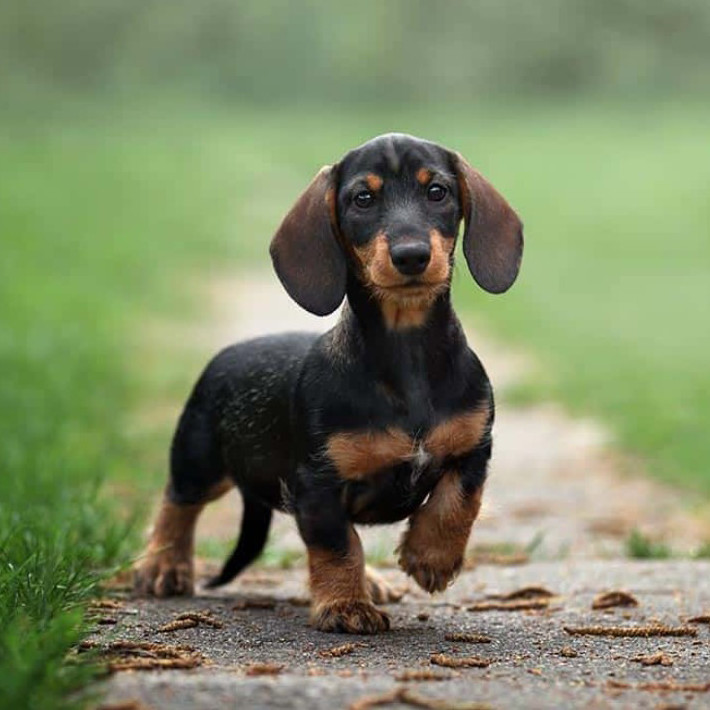
#> input picture images/dog.jpg, 710 x 710 px, found by its file name
$ jupyter execute --allow-errors resnet_inference.ipynb
#> lines starting #> are read from the running program, lines starting #| are printed output that depends on the picture
[cell 1]
import requests
import numpy as np
import cv2
import base64
import json
import matplotlib.pyplot as plt
from PIL import Image, ImageDraw, ImageFont

[cell 2]
import numpy as np
import cv2
import json
import requests

def infer_image(image_path: str, triton_url: str, input_name: str, output_name: str) -> np.ndarray:
    """
    Performs inference on an image using a Triton server.

    Args:
        image_path (str): Path to the image.
        triton_url (str): URL of the Triton server.
        input_name (str): Name of the input tensor in Triton.
        output_name (str): Name of the output tensor in Triton.

    Returns:
        np.ndarray: Results of the inference.
    """
#> called with image_path = 'dog.jpg', input_name = 'INPUT__0', output_name = 'OUTPUT__0'
    # Load the image
    img = cv2.imread(image_path)
#> img is the input picture: shape (710, 710, 3); mean B, G, R 101, 135.3, 125

    # Preprocess the image
    img = img / 255.0
    img = cv2.resize(img, (256, 256))
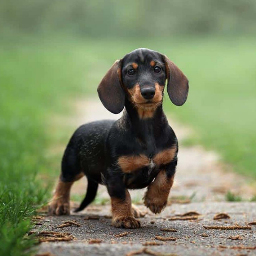
#> img: shape (256, 256, 3) float64; mean B, G, R 0.396, 0.531, 0.49
    h, w = img.shape[:2]
#> h = 256; w = 256
    y0 = (h - 224) // 2
#> y0 = 16
    x0 = (w - 224) // 2
#> x0 = 16
    img = img[y0:y0 + 224, x0:x0 + 224, :]
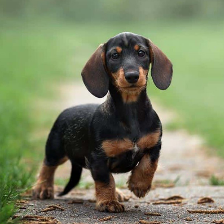
#> img: shape (224, 224, 3) float64; mean B, G, R 0.388, 0.517, 0.484
    img = (img - [0.485, 0.456, 0.406]) / [0.229, 0.224, 0.225]
    img = np.transpose(img, axes=[2, 0, 1])
    img = img.astype(np.float32)
    img = np.expand_dims(img, axis=0)

    # Flatten the image for the payload
    img_flatten = img.flatten()

    # Create the payload for the request
    data = {
        "inputs": [
            {
                "name": input_name,
                "shape": list(img.shape),
                "datatype": "FP32",
                "data": img_flatten.tolist()
            }
        ],
        "outputs": [
            {
                "name": output_name
            }
        ]
    }

    inference_json = json.dumps(data)

    # Send the request to Triton
    response = requests.post(f"{triton_url}", data=inference_json)

    # Check the response
    if response.status_code != 200:
        raise Exception(f"Error during request: {response.text}")

    # Get the results
    result = np.array(response.json()['outputs'][0]['data'])

    return result

$ run again, with images/elephant.jpg copied over images/dog.jpg
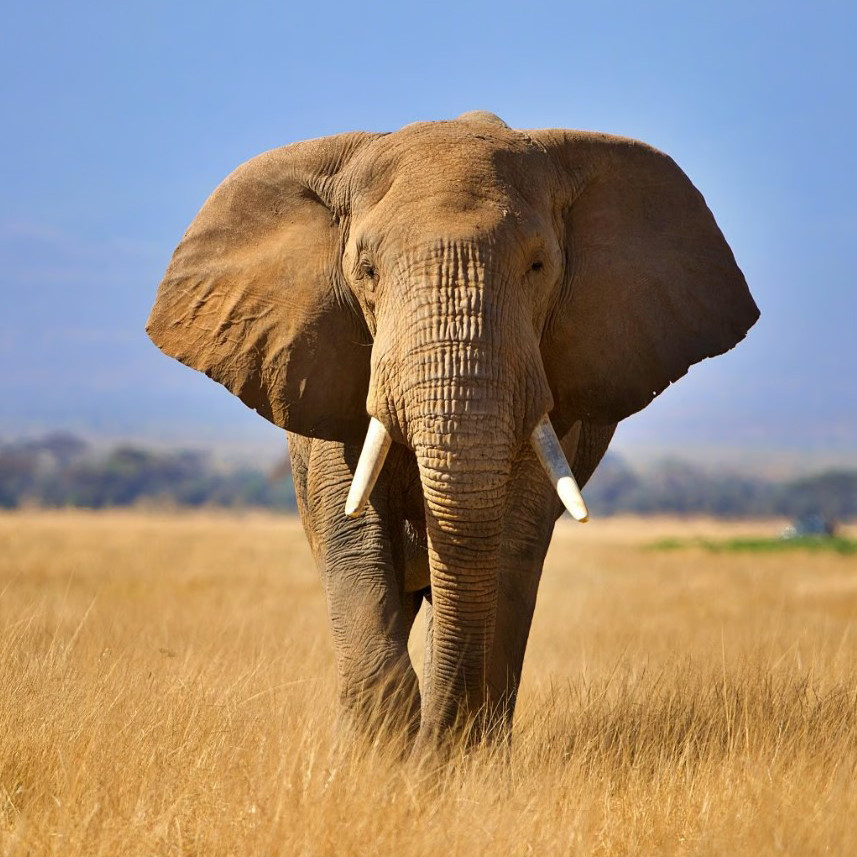
#> input picture images/elephant.jpg, 857 x 857 px, found by its file name
#> in infer_image, img is the input picture: shape (857, 857, 3); mean B, G, R 122.9, 139.4, 156
#> in infer_image, `img = cv2.resize(img, (256, 256))`:
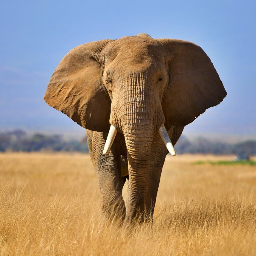
#> img: shape (256, 256, 3) float64; mean B, G, R 0.482, 0.547, 0.612
#> in infer_image, `img = img[y0:y0 + 224, x0:x0 + 224, :]`:
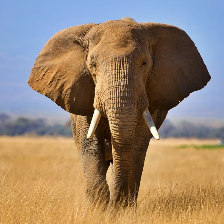
#> img: shape (224, 224, 3) float64; mean B, G, R 0.442, 0.521, 0.599

$ run again, with images/kitten.jpg copied over images/dog.jpg
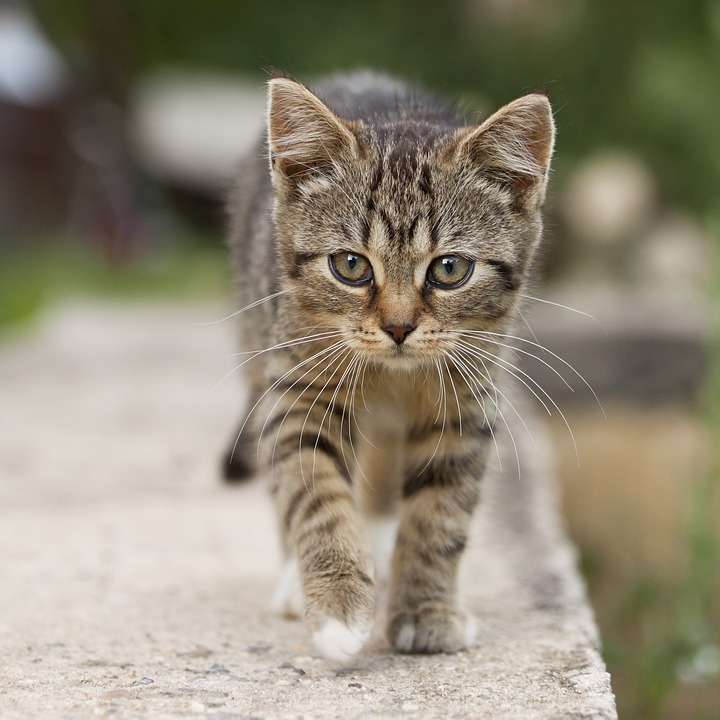
#> input picture images/kitten.jpg, 720 x 720 px, found by its file name
#> in infer_image, img is the input picture: shape (720, 720, 3); mean B, G, R 117.7, 136, 143.1
#> in infer_image, `img = cv2.resize(img, (256, 256))`:
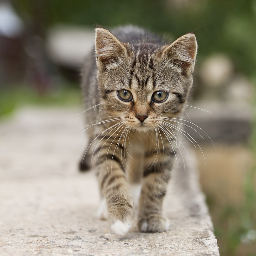
#> img: shape (256, 256, 3) float64; mean B, G, R 0.462, 0.533, 0.561
#> in infer_image, `img = img[y0:y0 + 224, x0:x0 + 224, :]`:
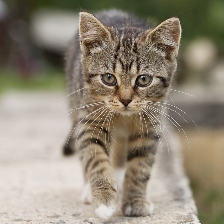
#> img: shape (224, 224, 3) float64; mean B, G, R 0.468, 0.535, 0.571

$ run again, with images/samoyed.jpg copied over images/dog.jpg
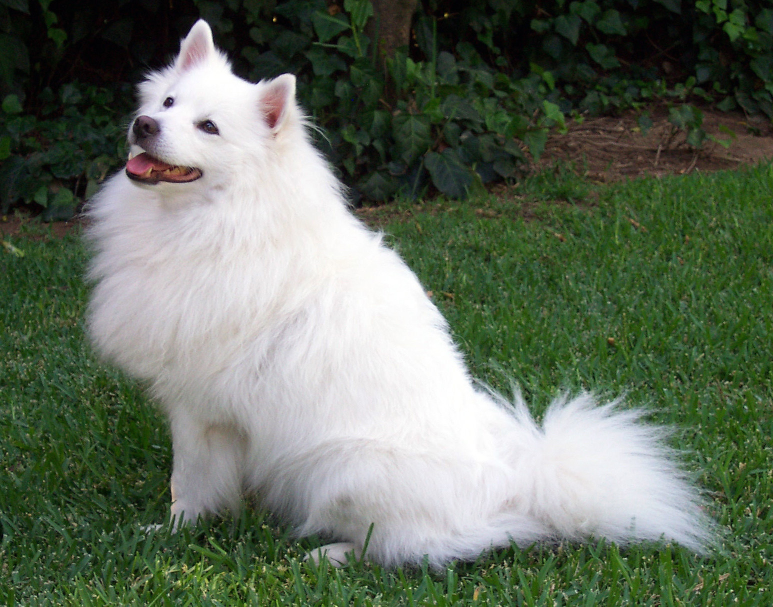
#> input picture images/samoyed.jpg, 1546 x 1213 px, found by its file name (shown at 1/2 size)
#> in infer_image, img is the input picture: shape (1213, 1546, 3); mean B, G, R 93.8, 110, 99.1
#> in infer_image, `img = cv2.resize(img, (256, 256))`:
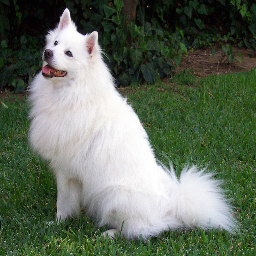
#> img: shape (256, 256, 3) float64; mean B, G, R 0.368, 0.431, 0.388
#> in infer_image, `img = (img - [0.485, 0.456, 0.406]) / [0.229, 0.224, 0.225]`:
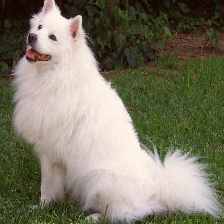
#> img: shape (224, 224, 3) float64; mean B, G, R -0.19, 0.156, 0.228; drawn with min black and max white
